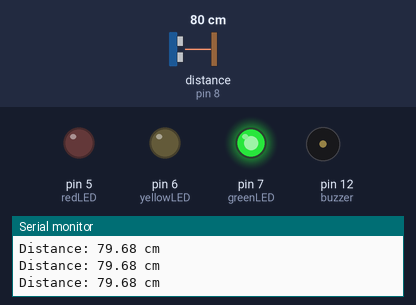
Simulated run of this sketch. Board: Arduino Uno, built with avr-gcc and run on an emulated ATmega328P. Shown: output pins drawn as LEDs (lit = HIGH), buzzer (waves = sounding), the last lines printed to the serial monitor. Wiring (inferred from the names in the program): ultrasonic range finder: trigger pin 9; echo pin 8. The test bench sets the inputs (shaded band); at power-on: distance to the obstacle (sensor on pin 8) 80 cm. The echo pulse lasts 58.3 µs per cm; pins used as bus, display or sensor lines are not drawn.

Above: at 1.2 s.
1.3 s: distance to the obstacle (sensor on pin 8) set to 33 cm
2.8 s: distance to the obstacle (sensor on pin 8) set to 27 cm
At 3.6 s:
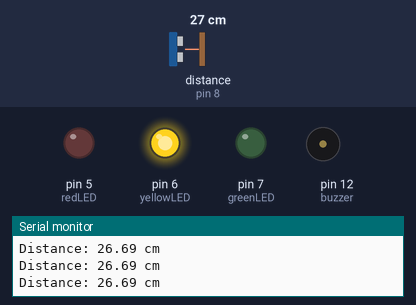
5.8 s: distance to the obstacle (sensor on pin 8) set to 17 cm
8.8 s: distance to the obstacle (sensor on pin 8) set to 14 cm
At 9.06 s:
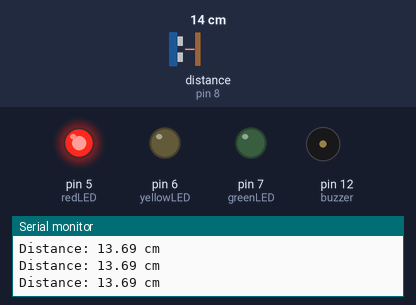
11.8 s: distance to the obstacle (sensor on pin 8) set to 2 cm
At 12.7 s:
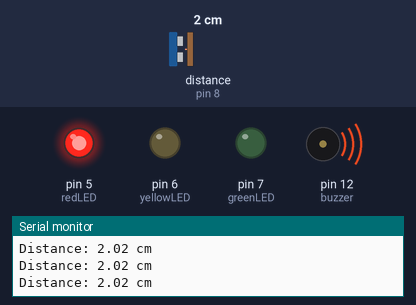
13.3 s: distance to the obstacle (sensor on pin 8) set to 9 cm
At 13.53 s:
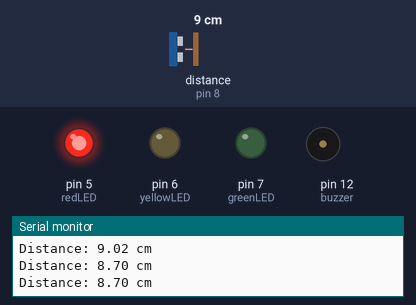
Timing chart, 0 to 17.3 s (numbered marks = the images above; inputs shaded):
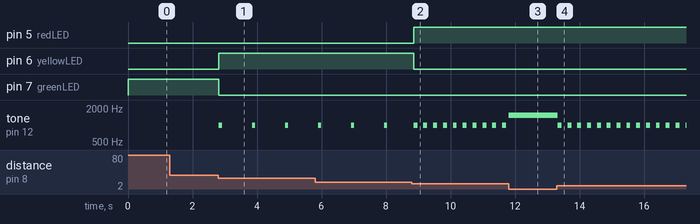

The sketch:

main.ino
```cpp
// LED Pins
const int redLED = 5;
const int yellowLED = 6;
const int greenLED = 7;

// Buzzer PIN
const int buzzer = 12;

// Sensor Pins
const int echoPin = 8;
const int trigPin = 9;

unsigned long lastBeep = 0;

void setup() {
  // put your setup code here, to run once:
  Serial.begin(9600);
  pinMode(trigPin, OUTPUT);
  pinMode(echoPin, INPUT);

  pinMode(redLED, OUTPUT);
  pinMode(yellowLED, OUTPUT);
  pinMode(greenLED, OUTPUT);
  pinMode(buzzer, OUTPUT);
}

void loop() {
  // put your main code here, to run repeatedly:
  float distance = measureDistance();

  Serial.print("Distance: ");
  Serial.print(distance);
  Serial.println(" cm");

  if (distance > 30) {
    safeMode();
  }
  else if (distance > 15) {
    cautionMode();
  }
  else if (distance > 5) {
    dangerMode();
  }
  else {
    crticalMode();
  }

  delay(100);
}

float measureDistance() {
  long duration;

  digitalWrite(trigPin, LOW);
  delayMicroseconds(2);
  digitalWrite(trigPin, HIGH);
  delayMicroseconds(10);
  digitalWrite(trigPin, LOW);

  duration = pulseIn(echoPin, HIGH);

  return duration * 0.0343 / 2.0;
}

void safeMode() {
  digitalWrite(greenLED, HIGH);
  digitalWrite(yellowLED, LOW);
  digitalWrite(redLED, LOW);
  noTone(buzzer);
}

void cautionMode() {
  digitalWrite(greenLED, LOW);
  digitalWrite(yellowLED, HIGH);
  digitalWrite(redLED, LOW);

  if (millis() - lastBeep >= 1000) {
    tone(buzzer, 1000, 100);
    lastBeep = millis();
  }
}

void dangerMode() {
  digitalWrite(greenLED, LOW);
  digitalWrite(yellowLED, LOW);
  digitalWrite(redLED, HIGH);
  if (millis() - lastBeep >= 300) {
    tone(buzzer, 1000, 120);
    lastBeep = millis();
  }
}

void crticalMode() {
  digitalWrite(greenLED, LOW);
  digitalWrite(yellowLED, LOW);
  digitalWrite(redLED, HIGH);

  tone(buzzer, 1500);
}
```

Measured:
- the behaviour switches between 31 and 30 cm on distance to the obstacle (sensor on pin 8) (found by bisection; images 0 and 1)
- the behaviour switches between 16 and 15 cm on distance to the obstacle (sensor on pin 8) (found by bisection; images 1 and 2)
- after the input at 2.8 s, pin 6 (yellowLED): LOW → HIGH at once; pin 7 (greenLED): HIGH → LOW at once; tone on pin 12 (buzzer): alternates 1000 Hz for 0.10 s and silent for 0.93 s, starting at once
- after the input at 8.8 s, pin 5 (redLED): LOW → HIGH after 0.06 s; pin 6 (yellowLED): HIGH → LOW after 0.06 s; tone on pin 12 (buzzer): alternates 1000 Hz for 0.12 s and silent for 0.19 s, starting after 0.06 s
- after the input at 13.3 s, tone on pin 12 (buzzer): alternates 1000 Hz for 0.12 s and silent for 0.18 s, starting at once
